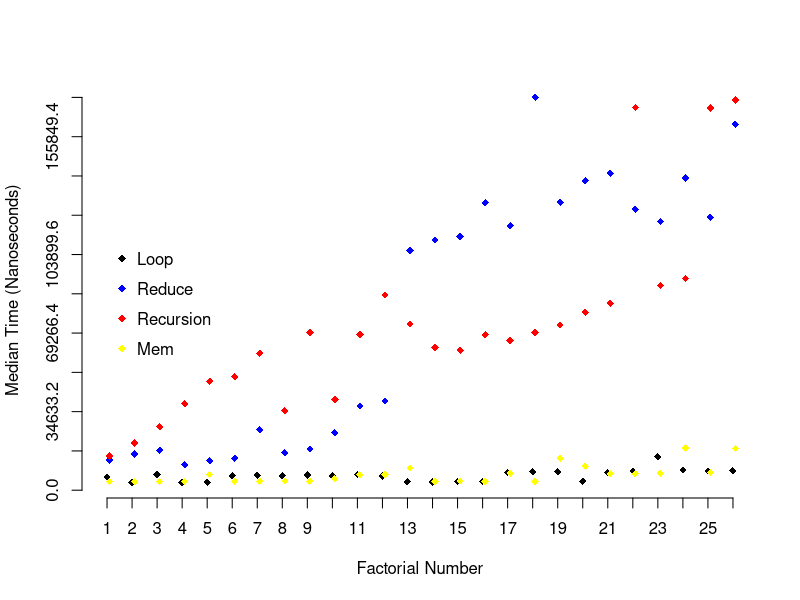

The R source for this figure:
#loop
Factorial_loop <- function(n) {
  stopifnot(n >= 0)
  
  result <- 1
  if(n == 0)
    return(result)
    
    for(i in 1:n)
  {
    result <- result * i
  }
  
  return(result)
}

#reduce
Factorial_reduce <- function(n){
  stopifnot(n >= 0)

  result <- 1
  if(n == 0)
    return(result)

  Reduce(function(a,b){a*b},1:n) 
}

# recursion
Factorial_func <- function(n){
  stopifnot(n >= 0)

  result <- 1
  if(n == 0)
    return(result)
  
  result<-Factorial_func(n-1)*n
  return(result)
}

#memoization
fac_tbl <- c(1, rep(NA, 24))
#
Factorial_mem <- function(n){
  stopifnot(n >= 0)

  result <- 1
  if(n == 0)
    return(result)
  
  if(!is.na(fac_tbl[n])){
    return(fac_tbl[n])
  } else {
    fac_tbl[n - 1] <<- Factorial_mem(n - 1)
    fac_tbl[n] <<- fac_tbl[n-1]*n
    return(fac_tbl[n])
  }  
}

library(purrr)
library(microbenchmark)
library(tidyr)
library(magrittr)
library(dplyr)

mx<-1:26

#loop
fac_loop_data <- map(mx, function(x){microbenchmark(Factorial_loop(x), times = 100)$time})
names(fac_loop_data) <- paste0(letters[mx], mx)
#names(fac_loop_data) <- paste0("factorial(", 1:10,")")
fac_loop_data <- as.data.frame(fac_loop_data)

#fac_loop_data <- 
  fac_loop_data %<>%
  gather(num, time) %>%
  group_by(num) %>%
  summarise(med_time = median(time))

#reduce
fac_reduce_data <- map(mx, function(x){microbenchmark(Factorial_reduce(x))$time})
names(fac_reduce_data) <- paste0(letters[mx], mx)
#names(fac_reduce_data) <- paste0("factorial(", 1:10,")")
fac_reduce_data <- as.data.frame(fac_reduce_data)

fac_reduce_data <- fac_reduce_data %>%
  gather(num, time) %>%
  group_by(num) %>%
  summarise(med_time = median(time))

#recursion
fac_rec_data <- map(mx, function(x){microbenchmark(Factorial_func(x))$time})
names(fac_rec_data) <- paste0(letters[mx], mx)
#names(fac_rec_data) <- paste0("factorial(", 1:10,")")
fac_rec_data <- as.data.frame(fac_rec_data)

fac_rec_data <- fac_rec_data %>%
  gather(num, time) %>%
  group_by(num) %>%
  summarise(med_time = median(time))

#mem
fac_mem_data <- map(mx, function(x){microbenchmark(Factorial_mem(x))$time})
names(fac_mem_data) <- paste0(letters[mx], mx)
#names(fac_mem_data) <- paste0("factorial(", 1:10,")")
fac_mem_data <- as.data.frame(fac_mem_data)

fac_mem_data <- fac_mem_data %>%
  gather(num, time) %>%
  group_by(num) %>%
  summarise(med_time = median(time))

min_y <- min(fac_loop_data$med_time,fac_reduce_data$med_time,fac_rec_data$med_time,fac_mem_data$med_time)
max_y <- max(fac_loop_data$med_time,fac_reduce_data$med_time,fac_rec_data$med_time,fac_mem_data$med_time)

plot(mx, fac_loop_data$med_time, xlab = "Factorial Number", ylab = "Median Time (Nanoseconds)",
     pch = 18, bty = "n", xaxt = "n", yaxt = "n", ylim = c(min_y,max_y))
axis(1, at = mx)
axis(2, at = seq(0, max_y, by = max_y/10.))
points(mx + .1, fac_reduce_data$med_time, col = "blue", pch = 18)
points(mx + .1, fac_rec_data$med_time, col = "red", pch = 18)
points(mx + .1, fac_mem_data$med_time, col = "yellow", pch = 18)
legend(1, (max_y-min_y)*2./3., c("Loop", "Reduce","Recursion","Mem"), pch = 18, 
       col = c("black", "blue","red","yellow"), bty = "n", cex = 1, y.intersp = 1.5)

final_df <- left_join(fac_mem_data,fac_loop_data,by=c("num")) %>% 
  left_join(fac_reduce_data,by=c("num")) %>% 
    left_join(fac_rec_data,by=c("num")) %>%
      rename(mem=med_time.x,loop=med_time.y,reduce=med_time.x.x,func=med_time.y.y)
final_df
